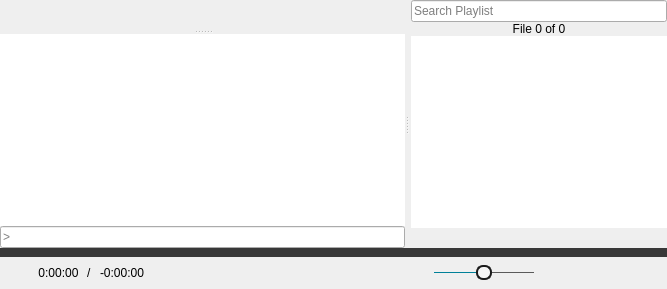
  <widget class="QWidget" name="centralwidget">
   <layout class="QVBoxLayout" name="verticalLayout_2">
    <property name="spacing">
     <number>0</number>
    </property>
    <property name="leftMargin">
     <number>0</number>
    </property>
    <property name="topMargin">
     <number>0</number>
    </property>
    <property name="rightMargin">
     <number>0</number>
    </property>
    <property name="bottomMargin">
     <number>0</number>
    </property>
    <item>
     <widget class="CustomSplitter" name="splitter">
      <property name="orientation">
       <enum>Qt::Horizontal</enum>
      </property>
      <widget class="QSplitter" name="videoSplitter">
       <property name="sizePolicy">
        <sizepolicy hsizetype="Preferred" vsizetype="Expanding">
         <horstretch>1</horstretch>
         <verstretch>0</verstretch>
        </sizepolicy>
       </property>
       <property name="orientation">
        <enum>Qt::Vertical</enum>
       </property>
       <widget class="QFrame" name="mpvFrame">
        <property name="sizePolicy">
         <sizepolicy hsizetype="Preferred" vsizetype="Preferred">
          <horstretch>0</horstretch>
          <verstretch>1</verstretch>
         </sizepolicy>
        </property>
        <property name="mouseTracking">
         <bool>true</bool>
        </property>
        <property name="focusPolicy">
         <enum>Qt::NoFocus</enum>
        </property>
       </widget>
       <widget class="QWidget" name="verticalWidget" native="true">
        <layout class="QVBoxLayout" name="verticalLayout">
         <property name="spacing">
          <number>0</number>
         </property>
         <property name="leftMargin">
          <number>0</number>
         </property>
         <property name="topMargin">
          <number>0</number>
         </property>
         <property name="rightMargin">
          <number>0</number>
         </property>
         <property name="bottomMargin">
          <number>0</number>
         </property>
         <item>
          <widget class="QPlainTextEdit" name="outputTextEdit">
           <property name="contextMenuPolicy">
            <enum>Qt::PreventContextMenu</enum>
           </property>
           <property name="acceptDrops">
            <bool>false</bool>
           </property>
           <property name="frameShape">
            <enum>QFrame::NoFrame</enum>
           </property>
           <property name="undoRedoEnabled">
            <bool>false</bool>
           </property>
           <property name="readOnly">
            <bool>true</bool>
           </property>
          </widget>
         </item>
         <item>
          <widget class="CustomLineEdit" name="inputLineEdit">
           <property name="mouseTracking">
            <bool>false</bool>
           </property>
           <property name="focusPolicy">
            <enum>Qt::ClickFocus</enum>
           </property>
           <property name="placeholderText">
            <string>&gt;</string>
           </property>
           <property name="clearButtonEnabled">
            <bool>true</bool>
           </property>
          </widget>
         </item>
        </layout>
       </widget>
      </widget>
      <widget class="QWidget" name="playlistLayoutWidget" native="true">
       <property name="sizePolicy">
        <sizepolicy hsizetype="Preferred" vsizetype="Preferred">
         <horstretch>0</horstretch>
         <verstretch>0</verstretch>
        </sizepolicy>
       </property>
       <layout class="QVBoxLayout" name="playlistLayout">
        <property name="spacing">
         <number>0</number>
        </property>
        <property name="leftMargin">
         <number>2</number>
        </property>
        <property name="topMargin">
         <number>0</number>
        </property>
        <property name="rightMargin">
         <number>0</number>
        </property>
        <property name="bottomMargin">
         <number>0</number>
        </property>
        <item>
         <widget class="QLineEdit" name="searchBox">
          <property name="mouseTracking">
           <bool>false</bool>
          </property>
          <property name="focusPolicy">
           <enum>Qt::ClickFocus</enum>
          </property>
          <property name="placeholderText">
           <string>Search Playlist</string>
          </property>
          <property name="clearButtonEnabled">
           <bool>true</bool>
          </property>
         </widget>
        </item>
        <item>
         <widget class="CustomLabel" name="indexLabel">
          <property name="cursor">
           <cursorShape>PointingHandCursor</cursorShape>
          </property>
          <property name="toolTip">
           <string>Click to select a specific file by index</string>
          </property>
          <property name="text">
           <string>File 0 of 0</string>
          </property>
          <property name="alignment">
           <set>Qt::AlignCenter</set>
          </property>
          <property name="margin">
           <number>4</number>
          </property>
         </widget>
        </item>
        <item>
         <widget class="PlaylistWidget" name="playlistWidget">
          <property name="focusPolicy">
           <enum>Qt::ClickFocus</enum>
          </property>
          <property name="contextMenuPolicy">
           <enum>Qt::DefaultContextMenu</enum>
          </property>
          <property name="frameShape">
           <enum>QFrame::NoFrame</enum>
          </property>
          <property name="dragDropMode">
           <enum>QAbstractItemView::InternalMove</enum>
          </property>
         </widget>
        </item>
        <item>
         <widget class="QWidget" name="playlistControlLayout" native="true">
          <layout class="QHBoxLayout" name="horizontalLayout">
           <property name="spacing">
            <number>2</number>
           </property>
           <property name="leftMargin">
            <number>0</number>
           </property>
           <property name="topMargin">
            <number>0</number>
           </property>
           <property name="rightMargin">
            <number>0</number>
           </property>
           <property name="bottomMargin">
            <number>0</number>
           </property>
           <item>
            <widget class="QPushButton" name="currentFileButton">
             <property name="cursor">
              <cursorShape>PointingHandCursor</cursorShape>
             </property>
             <property name="focusPolicy">
              <enum>Qt::NoFocus</enum>
             </property>
             <property name="toolTip">
              <string>Select the Current File</string>
             </property>
             <property name="styleSheet">
              <string notr="true">QPushButton {
	padding: 2px;
	margin: 1px;
}
QPushButton:flat {
    border: none; /* no border for a flat push button */
}
QPushButton:flat:pressed {
	background: #383838;
	border-radius: 2px;
}</string>
             </property>
             <property name="icon">
              <iconset resource="../rsclist.qrc">
               <normaloff>:/img/select_current.svg</normaloff>:/img/select_current.svg</iconset>
             </property>
             <property name="iconSize">
              <size>
               <width>16</width>
               <height>16</height>
              </size>
             </property>
             <property name="flat">
              <bool>true</bool>
             </property>
            </widget>
           </item>
           <item>
            <spacer name="horizontalSpacer_2">
             <property name="orientation">
              <enum>Qt::Horizontal</enum>
             </property>
             <property name="sizeHint" stdset="0">
              <size>
               <width>40</width>
               <height>20</height>
              </size>
             </property>
            </spacer>
           </item>
           <item>
            <widget class="QPushButton" name="hideFilesButton">
             <property name="cursor">
              <cursorShape>PointingHandCursor</cursorShape>
             </property>
             <property name="focusPolicy">
              <enum>Qt::NoFocus</enum>
             </property>
             <property name="toolTip">
              <string>Hide files with different extensions</string>
             </property>
             <property name="styleSheet">
              <string notr="true">QPushButton {
	padding: 2px;
	margin: 1px;
}
QPushButton:flat {
    border: none; /* no border for a flat push button */
}
QPushButton:flat:pressed {
	background: #383838;
	border-radius: 2px;
}</string>
             </property>
             <property name="icon">
              <iconset resource="../rsclist.qrc">
               <normaloff>:/img/disabled_hide_files.svg</normaloff>
               <normalon>:/img/enabled_hide_files.svg</normalon>
               <disabledon>:/img/enabled_hide_files.svg</disabledon>
               <activeon>:/img/enabled_hide_files.svg</activeon>
               <selectedon>:/img/enabled_hide_files.svg</selectedon>:/img/disabled_hide_files.svg</iconset>
             </property>
             <property name="iconSize">
              <size>
               <width>16</width>
               <height>16</height>
              </size>
             </property>
             <property name="checkable">
              <bool>true</bool>
             </property>
             <property name="flat">
              <bool>true</bool>
             </property>
            </widget>
           </item>
           <item>
            <widget class="QPushButton" name="refreshButton">
             <property name="cursor">
              <cursorShape>PointingHandCursor</cursorShape>
             </property>
             <property name="focusPolicy">
              <enum>Qt::NoFocus</enum>
             </property>
             <property name="toolTip">
              <string>Refresh Playlist</string>
             </property>
             <property name="styleSheet">
              <string notr="true">QPushButton {
	padding: 2px;
	margin: 1px;
}
QPushButton:flat {
    border: none; /* no border for a flat push button */
}
QPushButton:flat:pressed {
	background: #383838;
	border-radius: 2px;
}</string>
             </property>
             <property name="icon">
              <iconset resource="../rsclist.qrc">
               <normaloff>:/img/refresh_view.svg</normaloff>:/img/refresh_view.svg</iconset>
             </property>
             <property name="iconSize">
              <size>
               <width>16</width>
               <height>16</height>
              </size>
             </property>
             <property name="flat">
              <bool>true</bool>
             </property>
            </widget>
           </item>
          </layout>
         </widget>
        </item>
       </layout>
      </widget>
     </widget>
    </item>
    <item>
     <widget class="SeekBar" name="seekBar">
      <property name="enabled">
       <bool>false</bool>
      </property>
      <property name="sizePolicy">
       <sizepolicy hsizetype="Expanding" vsizetype="Fixed">
        <horstretch>0</horstretch>
        <verstretch>0</verstretch>
       </sizepolicy>
      </property>
      <property name="cursor">
       <cursorShape>PointingHandCursor</cursorShape>
      </property>
      <property name="focusPolicy">
       <enum>Qt::NoFocus</enum>
      </property>
      <property name="styleSheet">
       <string notr="true">QSlider {
	height: 9px;
}
QSlider::handle:horizontal:disabled,
QSlider::sub-page:horizontal:disabled {
	background: #383838;
}
QSlider::handle:horizontal {
	/* handle color */
	background: #008098;
	width: 9px;
	border-radius: 4px;
}
QSlider::groove:horizontal {
	/* the non-progressed color */
	background: #383838;
}
QSlider::sub-page:horizontal {
	/* the progress color */
	background: #008098;
}</string>
      </property>
      <property name="maximum">
       <number>1000000</number>
      </property>
      <property name="orientation">
       <enum>Qt::Horizontal</enum>
      </property>
     </widget>
    </item>
    <item>
     <widget class="QWidget" name="playbackLayoutWidget" native="true">
      <property name="sizePolicy">
       <sizepolicy hsizetype="Preferred" vsizetype="Fixed">
        <horstretch>0</horstretch>
        <verstretch>0</verstretch>
       </sizepolicy>
      </property>
      <layout class="QHBoxLayout" name="horizontalLayout_3">
       <property name="spacing">
        <number>8</number>
       </property>
       <property name="leftMargin">
        <number>14</number>
       </property>
       <property name="topMargin">
        <number>5</number>
       </property>
       <property name="rightMargin">
        <number>14</number>
       </property>
       <property name="bottomMargin">
        <number>5</number>
       </property>
       <item>
        <widget class="QWidget" name="timeLayoutWidget" native="true">
         <property name="minimumSize">
          <size>
           <width>200</width>
           <height>0</height>
          </size>
         </property>
         <property name="maximumSize">
          <size>
           <width>200</width>
           <height>16777215</height>
          </size>
         </property>
         <layout class="QHBoxLayout" name="horizontalLayout_4">
          <property name="spacing">
           <number>8</number>
          </property>
          <property name="leftMargin">
           <number>0</number>
          </property>
          <property name="topMargin">
           <number>0</number>
          </property>
          <property name="rightMargin">
           <number>0</number>
          </property>
          <property name="bottomMargin">
           <number>0</number>
          </property>
          <item>
           <widget class="OpenButton" name="openButton">
            <property name="sizePolicy">
             <sizepolicy hsizetype="Fixed" vsizetype="Fixed">
              <horstretch>0</horstretch>
              <verstretch>0</verstretch>
             </sizepolicy>
            </property>
            <property name="maximumSize">
             <size>
              <width>16</width>
              <height>16</height>
             </size>
            </property>
            <property name="cursor">
             <cursorShape>PointingHandCursor</cursorShape>
            </property>
            <property name="focusPolicy">
             <enum>Qt::NoFocus</enum>
            </property>
            <property name="toolTip">
             <string>&lt;html&gt;&lt;head/&gt;&lt;body&gt;&lt;p&gt;Left Click to Open File&lt;br&gt;Mouse Wheel Click to Jump&lt;br&gt;Right Click to Open URL&lt;/p&gt;&lt;/body&gt;&lt;/html&gt;</string>
            </property>
            <property name="icon">
             <iconset resource="../rsclist.qrc">
              <normaloff>:/img/default_open.svg</normaloff>:/img/default_open.svg</iconset>
            </property>
            <property name="iconSize">
             <size>
              <width>16</width>
              <height>16</height>
             </size>
            </property>
            <property name="flat">
             <bool>true</bool>
            </property>
           </widget>
          </item>
          <item>
           <widget class="QLabel" name="durationLabel">
            <property name="sizePolicy">
             <sizepolicy hsizetype="Preferred" vsizetype="Fixed">
              <horstretch>0</horstretch>
              <verstretch>0</verstretch>
             </sizepolicy>
            </property>
            <property name="text">
             <string>0:00:00</string>
            </property>
            <property name="alignment">
             <set>Qt::AlignCenter</set>
            </property>
           </widget>
          </item>
          <item>
           <widget class="QLabel" name="seperatorLabel">
            <property name="text">
             <string>/</string>
            </property>
           </widget>
          </item>
          <item>
           <widget class="QLabel" name="remainingLabel">
            <property name="sizePolicy">
             <sizepolicy hsizetype="Preferred" vsizetype="Fixed">
              <horstretch>0</horstretch>
              <verstretch>0</verstretch>
             </sizepolicy>
            </property>
            <property name="cursor">
             <cursorShape>PointingHandCursor</cursorShape>
            </property>
            <property name="toolTip">
             <string>Click to change between total and remaining time</string>
            </property>
            <property name="text">
             <string>-0:00:00</string>
            </property>
            <property name="alignment">
             <set>Qt::AlignCenter</set>
            </property>
           </widget>
          </item>
          <item>
           <spacer name="horizontalSpacer">
            <property name="orientation">
             <enum>Qt::Horizontal</enum>
            </property>
            <property name="sizeHint" stdset="0">
             <size>
              <width>0</width>
              <height>0</height>
             </size>
            </property>
           </spacer>
          </item>
         </layout>
        </widget>
       </item>
       <item>
        <spacer name="horizontalSpacer_4">
         <property name="orientation">
          <enum>Qt::Horizontal</enum>
         </property>
         <property name="sizeHint" stdset="0">
          <size>
           <width>40</width>
           <height>20</height>
          </size>
         </property>
        </spacer>
       </item>
       <item>
        <layout class="QHBoxLayout" name="horizontalLayout_2">
         <property name="spacing">
          <number>14</number>
         </property>
         <item>
          <widget class="QPushButton" name="rewindButton">
           <property name="enabled">
            <bool>false</bool>
           </property>
           <property name="sizePolicy">
            <sizepolicy hsizetype="Fixed" vsizetype="Fixed">
             <horstretch>0</horstretch>
             <verstretch>0</verstretch>
            </sizepolicy>
           </property>
           <property name="maximumSize">
            <size>
             <width>16</width>
             <height>16</height>
            </size>
           </property>
           <property name="cursor">
            <cursorShape>PointingHandCursor</cursorShape>
           </property>
           <property name="focusPolicy">
            <enum>Qt::NoFocus</enum>
           </property>
           <property name="icon">
            <iconset resource="../rsclist.qrc">
             <normaloff>:/img/default_reverse.svg</normaloff>
             <disabledoff>:/img/disabled_reverse.svg</disabledoff>
             <disabledon>:/img/disabled_reverse.svg</disabledon>:/img/default_reverse.svg</iconset>
           </property>
           <property name="iconSize">
            <size>
             <width>14</width>
             <height>16</height>
            </size>
           </property>
           <property name="flat">
            <bool>true</bool>
           </property>
          </widget>
         </item>
         <item>
          <widget class="IndexButton" name="previousButton">
           <property name="enabled">
            <bool>false</bool>
           </property>
           <property name="sizePolicy">
            <sizepolicy hsizetype="Fixed" vsizetype="Fixed">
             <horstretch>0</horstretch>
             <verstretch>0</verstretch>
            </sizepolicy>
           </property>
           <property name="maximumSize">
            <size>
             <width>18</width>
             <height>16</height>
            </size>
           </property>
           <property name="cursor">
            <cursorShape>PointingHandCursor</cursorShape>
           </property>
           <property name="focusPolicy">
            <enum>Qt::NoFocus</enum>
           </property>
           <property name="icon">
            <iconset resource="../rsclist.qrc">
             <normaloff>:/img/default_previous.svg</normaloff>
             <disabledoff>:/img/disabled_previous.svg</disabledoff>
             <disabledon>:/img/disabled_previous.svg</disabledon>:/img/default_previous.svg</iconset>
           </property>
           <property name="iconSize">
            <size>
             <width>18</width>
             <height>16</height>
            </size>
           </property>
           <property name="flat">
            <bool>true</bool>
           </property>
          </widget>
         </item>
         <item>
          <widget class="QPushButton" name="playButton">
           <property name="enabled">
            <bool>false</bool>
           </property>
           <property name="sizePolicy">
            <sizepolicy hsizetype="Fixed" vsizetype="Fixed">
             <horstretch>0</horstretch>
             <verstretch>0</verstretch>
            </sizepolicy>
           </property>
           <property name="maximumSize">
            <size>
             <width>34</width>
             <height>34</height>
            </size>
           </property>
           <property name="cursor">
            <cursorShape>PointingHandCursor</cursorShape>
           </property>
           <property name="focusPolicy">
            <enum>Qt::NoFocus</enum>
           </property>
           <property name="icon">
            <iconset resource="../rsclist.qrc">
             <normaloff>:/img/default_play.svg</normaloff>
             <disabledoff>:/img/disabled_play.svg</disabledoff>
             <disabledon>:/img/disabled_play.svg</disabledon>:/img/default_play.svg</iconset>
           </property>
           <property name="iconSize">
            <size>
             <width>34</width>
             <height>34</height>
            </size>
           </property>
           <property name="flat">
            <bool>true</bool>
           </property>
          </widget>
         </item>
         <item>
          <widget class="IndexButton" name="nextButton">
           <property name="enabled">
            <bool>false</bool>
           </property>
           <property name="sizePolicy">
            <sizepolicy hsizetype="Fixed" vsizetype="Fixed">
             <horstretch>0</horstretch>
             <verstretch>0</verstretch>
            </sizepolicy>
           </property>
           <property name="maximumSize">
            <size>
             <width>18</width>
             <height>16</height>
            </size>
           </property>
           <property name="cursor">
            <cursorShape>PointingHandCursor</cursorShape>
           </property>
           <property name="focusPolicy">
            <enum>Qt::NoFocus</enum>
           </property>
           <property name="icon">
            <iconset resource="../rsclist.qrc">
             <normaloff>:/img/default_next.svg</normaloff>
             <disabledoff>:/img/disabled_next.svg</disabledoff>
             <disabledon>:/img/disabled_next.svg</disabledon>:/img/default_next.svg</iconset>
           </property>
           <property name="iconSize">
            <size>
             <width>18</width>
             <height>16</height>
            </size>
           </property>
           <property name="flat">
            <bool>true</bool>
           </property>
          </widget>
         </item>
         <item>
          <widget class="QPushButton" name="muteButton">
           <property name="sizePolicy">
            <sizepolicy hsizetype="Fixed" vsizetype="Fixed">
             <horstretch>0</horstretch>
             <verstretch>0</verstretch>
            </sizepolicy>
           </property>
           <property name="maximumSize">
            <size>
             <width>16</width>
             <height>16</height>
            </size>
           </property>
           <property name="cursor">
            <cursorShape>PointingHandCursor</cursorShape>
           </property>
           <property name="focusPolicy">
            <enum>Qt::NoFocus</enum>
           </property>
           <property name="icon">
            <iconset resource="../rsclist.qrc">
             <normaloff>:/img/default_unmute.svg</normaloff>:/img/default_unmute.svg</iconset>
           </property>
           <property name="iconSize">
            <size>
             <width>16</width>
             <height>16</height>
            </size>
           </property>
           <property name="flat">
            <bool>true</bool>
           </property>
          </widget>
         </item>
         <item>
          <widget class="CustomSlider" name="volumeSlider">
           <property name="sizePolicy">
            <sizepolicy hsizetype="Fixed" vsizetype="Fixed">
             <horstretch>0</horstretch>
             <verstretch>0</verstretch>
            </sizepolicy>
           </property>
           <property name="minimumSize">
            <size>
             <width>100</width>
             <height>0</height>
            </size>
           </property>
           <property name="focusPolicy">
            <enum>Qt::NoFocus</enum>
           </property>
           <property name="styleSheet">
            <string notr="true">QSlider::groove:horizontal {
	background: #5A5A5A;
	height: 1px;
}
QSlider::sub-page:horizontal {
	background: #008098;
}
QSlider::handle:horizontal {
	background: whitesmoke;
	border: 2px solid #1A1A1A;
	border-radius: 7px;
	margin: -7px 0;
	width: 12px;
}</string>
           </property>
           <property name="maximum">
            <number>100</number>
           </property>
           <property name="pageStep">
            <number>5</number>
           </property>
           <property name="value">
            <number>50</number>
           </property>
           <property name="tracking">
            <bool>true</bool>
           </property>
           <property name="orientation">
            <enum>Qt::Horizontal</enum>
           </property>
          </widget>
         </item>
         <item>
          <spacer name="horizontalSpacer_5">
           <property name="orientation">
            <enum>Qt::Horizontal</enum>
           </property>
           <property name="sizeType">
            <enum>QSizePolicy::Fixed</enum>
           </property>
           <property name="sizeHint" stdset="0">
            <size>
             <width>55</width>
             <height>20</height>
            </size>
           </property>
          </spacer>
         </item>
        </layout>
       </item>
       <item>
        <spacer name="horizontalSpacer_3">
         <property name="orientation">
          <enum>Qt::Horizontal</enum>
         </property>
         <property name="sizeHint" stdset="0">
          <size>
           <width>40</width>
           <height>20</height>
          </size>
         </property>
        </spacer>
       </item>
       <item>
        <widget class="QPushButton" name="playlistButton">
         <property name="enabled">
          <bool>false</bool>
         </property>
         <property name="sizePolicy">
          <sizepolicy hsizetype="Fixed" vsizetype="Fixed">
           <horstretch>0</horstretch>
           <verstretch>0</verstretch>
          </sizepolicy>
         </property>
         <property name="maximumSize">
          <size>
           <width>16</width>
           <height>16</height>
          </size>
         </property>
         <property name="cursor">
          <cursorShape>PointingHandCursor</cursorShape>
         </property>
         <property name="focusPolicy">
          <enum>Qt::NoFocus</enum>
         </property>
         <property name="icon">
          <iconset resource="../rsclist.qrc">
           <normaloff>:/img/default_playlist.svg</normaloff>
           <disabledoff>:/img/disabled_playlist.svg</disabledoff>
           <disabledon>:/img/disabled_playlist.svg</disabledon>:/img/default_playlist.svg</iconset>
         </property>
         <property name="iconSize">
          <size>
           <width>16</width>
           <height>16</height>
          </size>
         </property>
         <property name="checked">
          <bool>false</bool>
         </property>
         <property name="flat">
          <bool>true</bool>
         </property>
        </widget>
       </item>
      </layout>
     </widget>
    </item>
   </layout>
   <zorder>splitter</zorder>
   <zorder>playbackLayoutWidget</zorder>
   <zorder>seekBar</zorder>
  </widget>
